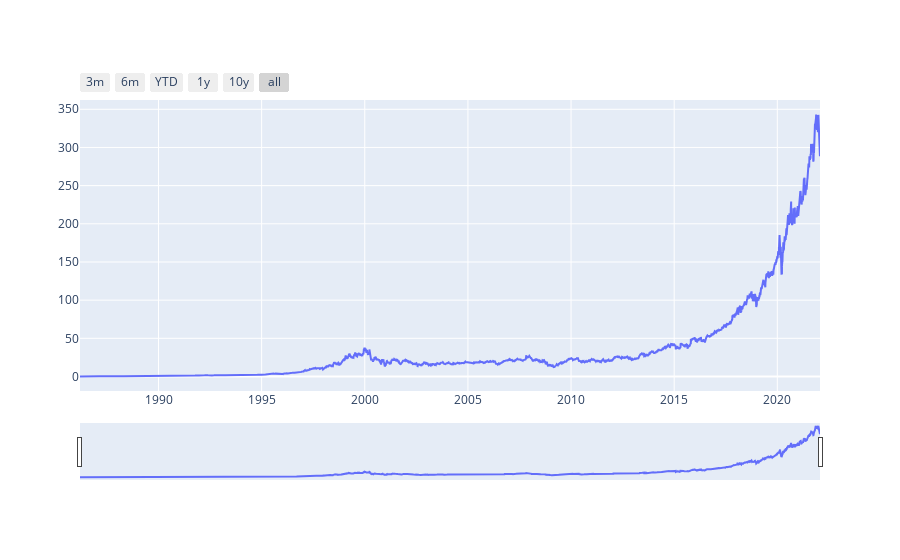

The code cell stored with this chart in its notebook:
### Code cell
price_plot(df)

### Figure 1 — Plotly figure (JSON) as saved in the notebook; plotly's stock layout.template omitted (floating-point values rounded to 4 significant figures; data arrays with more than 128 entries replaced by an {"elided": "..."} marker saying what was removed)
{"data": [{"hovertemplate": "Precio de cierre: %{y}<extra></extra>", "type": "scatter", "x": {"elided": "9043 str values"}, "y": {"elided": "9043 float values"}}], "layout": {"autosize": true, "hovermode": "x unified", "xaxis": {"autorange": true, "range": ["1986-03-13", "2022-01-26"], "rangeselector": {"buttons": [{"count": 3, "label": "3m", "step": "month", "stepmode": "backward"}, {"count": 6, "label": "6m", "step": "month", "stepmode": "backward"}, {"count": 1, "label": "YTD", "step": "year", "stepmode": "todate"}, {"count": 1, "label": "1y", "step": "year", "stepmode": "backward"}, {"count": 10, "label": "10y", "step": "year", "stepmode": "backward"}, {"step": "all"}]}, "rangeslider": {"autorange": true, "range": ["1986-03-13", "2022-01-26"], "visible": true, "yaxis": {"_template": null, "rangemode": "match"}}, "showspikes": true, "spikecolor": "#BFBFBF", "spikedash": "solid", "spikemode": "across+toaxis", "tickformatstops": [{"dtickrange": [86400000, 604800000], "value": "%e. %b"}, {"dtickrange": [604800000, "M1"], "value": "%e. %b"}, {"dtickrange": ["M1", "M12"], "value": "%b '%y"}, {"dtickrange": ["M12", null], "value": "%Y"}], "type": "date"}, "yaxis": {"autorange": true, "range": [-19.0, 362.2], "showspikes": true, "spikecolor": "#BFBFBF", "spikedash": "solid", "spikemode": "across+toaxis", "type": "linear"}}}
